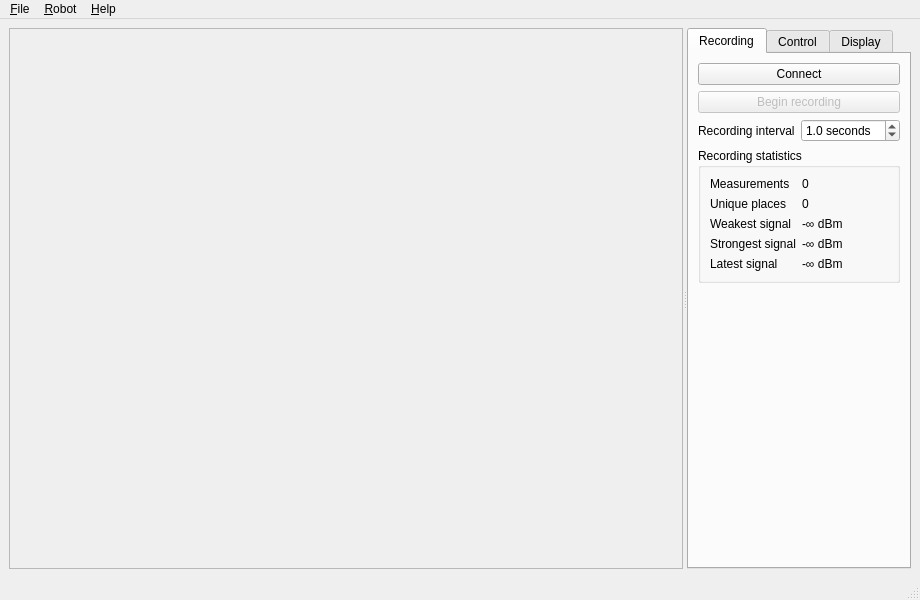
<?xml version="1.0" encoding="UTF-8"?>
<ui version="4.0">
 <class>ValeronoiWindow</class>
 <widget class="QMainWindow" name="ValeronoiWindow">
  <property name="geometry">
   <rect>
    <x>0</x>
    <y>0</y>
    <width>920</width>
    <height>600</height>
   </rect>
  </property>
  <property name="minimumSize">
   <size>
    <width>400</width>
    <height>0</height>
   </size>
  </property>
  <property name="windowTitle">
   <string>Valeronoi</string>
  </property>
  <widget class="QWidget" name="centralwidget">
   <layout class="QVBoxLayout" name="verticalLayout_3">
    <item>
     <widget class="QSplitter" name="splitter">
      <property name="orientation">
       <enum>Qt::Horizontal</enum>
      </property>
      <property name="childrenCollapsible">
       <bool>false</bool>
      </property>
      <widget class="QFrame" name="displayFrame">
       <property name="sizePolicy">
        <sizepolicy hsizetype="Preferred" vsizetype="Preferred">
         <horstretch>1</horstretch>
         <verstretch>0</verstretch>
        </sizepolicy>
       </property>
       <property name="frameShape">
        <enum>QFrame::StyledPanel</enum>
       </property>
       <property name="frameShadow">
        <enum>QFrame::Raised</enum>
       </property>
      </widget>
      <widget class="QWidget" name="layoutWidget">
       <layout class="QVBoxLayout" name="verticalLayout_2">
        <item>
         <widget class="QTabWidget" name="tabWidget">
          <property name="currentIndex">
           <number>0</number>
          </property>
          <widget class="QWidget" name="tabConnect">
           <attribute name="title">
            <string>Recording</string>
           </attribute>
           <layout class="QVBoxLayout" name="verticalLayout_5">
            <item>
             <widget class="QPushButton" name="connectToggle">
              <property name="statusTip">
               <string>Connect to/disconnect from the robot</string>
              </property>
              <property name="text">
               <string>Connect</string>
              </property>
             </widget>
            </item>
            <item>
             <widget class="QPushButton" name="recordingToggle">
              <property name="enabled">
               <bool>false</bool>
              </property>
              <property name="statusTip">
               <string>Begin/End recording data</string>
              </property>
              <property name="text">
               <string>Begin recording</string>
              </property>
             </widget>
            </item>
            <item>
             <layout class="QFormLayout" name="formLayout_2">
              <item row="0" column="0">
               <widget class="QLabel" name="label_2">
                <property name="text">
                 <string>Recording interval</string>
                </property>
               </widget>
              </item>
              <item row="0" column="1">
               <widget class="QDoubleSpinBox" name="recordingInterval">
                <property name="sizePolicy">
                 <sizepolicy hsizetype="MinimumExpanding" vsizetype="Fixed">
                  <horstretch>0</horstretch>
                  <verstretch>0</verstretch>
                 </sizepolicy>
                </property>
                <property name="statusTip">
                 <string>How often to request the WiFi signal</string>
                </property>
                <property name="suffix">
                 <string> seconds</string>
                </property>
                <property name="decimals">
                 <number>1</number>
                </property>
                <property name="minimum">
                 <double>0.200000000000000</double>
                </property>
                <property name="maximum">
                 <double>10.000000000000000</double>
                </property>
                <property name="singleStep">
                 <double>0.200000000000000</double>
                </property>
                <property name="value">
                 <double>1.000000000000000</double>
                </property>
               </widget>
              </item>
             </layout>
            </item>
            <item>
             <widget class="QGroupBox" name="groupBox">
              <property name="title">
               <string>Recording statistics</string>
              </property>
              <layout class="QVBoxLayout" name="verticalLayout">
               <item>
                <layout class="QGridLayout" name="gridLayout">
                 <item row="2" column="0">
                  <widget class="QLabel" name="label_8">
                   <property name="text">
                    <string>Weakest signal</string>
                   </property>
                  </widget>
                 </item>
                 <item row="1" column="1">
                  <widget class="QLabel" name="labelUniquePlaces">
                   <property name="text">
                    <string>0</string>
                   </property>
                  </widget>
                 </item>
                 <item row="0" column="1">
                  <widget class="QLabel" name="labelMeasurements">
                   <property name="text">
                    <string>0</string>
                   </property>
                  </widget>
                 </item>
                 <item row="1" column="0">
                  <widget class="QLabel" name="label_7">
                   <property name="text">
                    <string>Unique places</string>
                   </property>
                  </widget>
                 </item>
                 <item row="2" column="1">
                  <widget class="QLabel" name="labelWeakestSignal">
                   <property name="text">
                    <string>-∞ dBm</string>
                   </property>
                  </widget>
                 </item>
                 <item row="3" column="1">
                  <widget class="QLabel" name="labelStrongestSignal">
                   <property name="text">
                    <string>-∞ dBm</string>
                   </property>
                  </widget>
                 </item>
                 <item row="3" column="0">
                  <widget class="QLabel" name="label_9">
                   <property name="text">
                    <string>Strongest signal</string>
                   </property>
                  </widget>
                 </item>
                 <item row="0" column="0">
                  <widget class="QLabel" name="label_6">
                   <property name="text">
                    <string>Measurements</string>
                   </property>
                  </widget>
                 </item>
                 <item row="4" column="0">
                  <widget class="QLabel" name="label_10">
                   <property name="text">
                    <string>Latest signal</string>
                   </property>
                  </widget>
                 </item>
                 <item row="4" column="1">
                  <widget class="QLabel" name="labelLatestSignal">
                   <property name="text">
                    <string>-∞ dBm</string>
                   </property>
                  </widget>
                 </item>
                </layout>
               </item>
              </layout>
             </widget>
            </item>
            <item>
             <spacer name="verticalSpacer_2">
              <property name="orientation">
               <enum>Qt::Vertical</enum>
              </property>
              <property name="sizeHint" stdset="0">
               <size>
                <width>20</width>
                <height>40</height>
               </size>
              </property>
             </spacer>
            </item>
           </layout>
          </widget>
          <widget class="QWidget" name="tabControl">
           <attribute name="title">
            <string>Control</string>
           </attribute>
           <layout class="QVBoxLayout" name="verticalLayout_4">
            <item>
             <layout class="QGridLayout" name="gridLayout_2">
              <item row="0" column="0">
               <widget class="QPushButton" name="buttonClean">
                <property name="enabled">
                 <bool>false</bool>
                </property>
                <property name="statusTip">
                 <string>Start full cleanup</string>
                </property>
                <property name="text">
                 <string>Clean</string>
                </property>
               </widget>
              </item>
              <item row="0" column="1">
               <widget class="QPushButton" name="buttonPause">
                <property name="enabled">
                 <bool>false</bool>
                </property>
                <property name="statusTip">
                 <string>Pause robot</string>
                </property>
                <property name="text">
                 <string>Pause</string>
                </property>
               </widget>
              </item>
              <item row="1" column="0">
               <widget class="QPushButton" name="buttonStop">
                <property name="enabled">
                 <bool>false</bool>
                </property>
                <property name="statusTip">
                 <string>Stop robot</string>
                </property>
                <property name="text">
                 <string>Stop</string>
                </property>
               </widget>
              </item>
              <item row="1" column="1">
               <widget class="QPushButton" name="buttonHome">
                <property name="enabled">
                 <bool>false</bool>
                </property>
                <property name="statusTip">
                 <string>Go to dock</string>
                </property>
                <property name="text">
                 <string>Home</string>
                </property>
               </widget>
              </item>
              <item row="2" column="0">
               <widget class="QPushButton" name="buttonLocate">
                <property name="enabled">
                 <bool>false</bool>
                </property>
                <property name="statusTip">
                 <string>Locate robot</string>
                </property>
                <property name="text">
                 <string>Locate</string>
                </property>
               </widget>
              </item>
             </layout>
            </item>
            <item>
             <spacer name="verticalSpacer_3">
              <property name="orientation">
               <enum>Qt::Vertical</enum>
              </property>
              <property name="sizeHint" stdset="0">
               <size>
                <width>20</width>
                <height>40</height>
               </size>
              </property>
             </spacer>
            </item>
           </layout>
          </widget>
          <widget class="QWidget" name="tabDisplay">
           <attribute name="title">
            <string>Display</string>
           </attribute>
           <layout class="QVBoxLayout" name="verticalLayout_6">
            <item>
             <layout class="QFormLayout" name="formLayout">
              <item row="0" column="0">
               <widget class="QLabel" name="label_3">
                <property name="text">
                 <string>Mode</string>
                </property>
               </widget>
              </item>
              <item row="0" column="1">
               <widget class="QComboBox" name="displayMode">
                <property name="sizePolicy">
                 <sizepolicy hsizetype="Expanding" vsizetype="Fixed">
                  <horstretch>0</horstretch>
                  <verstretch>0</verstretch>
                 </sizepolicy>
                </property>
                <property name="statusTip">
                 <string>Data visualization</string>
                </property>
                <item>
                 <property name="text">
                  <string>Voronoi</string>
                 </property>
                </item>
                <item>
                 <property name="text">
                  <string>Measured points</string>
                 </property>
                </item>
                <item>
                 <property name="text">
                  <string>None</string>
                 </property>
                </item>
               </widget>
              </item>
              <item row="1" column="0">
               <widget class="QLabel" name="label">
                <property name="text">
                 <string>Colors</string>
                </property>
               </widget>
              </item>
              <item row="1" column="1">
               <widget class="QComboBox" name="displayColorMap">
                <property name="sizePolicy">
                 <sizepolicy hsizetype="Expanding" vsizetype="Fixed">
                  <horstretch>0</horstretch>
                  <verstretch>0</verstretch>
                 </sizepolicy>
                </property>
               </widget>
              </item>
              <item row="2" column="0">
               <widget class="QLabel" name="label_11">
                <property name="text">
                 <string>Simplify</string>
                </property>
               </widget>
              </item>
              <item row="2" column="1">
               <widget class="QSlider" name="simplifySlider">
                <property name="statusTip">
                 <string>Collapse data points that are close together</string>
                </property>
                <property name="minimum">
                 <number>1</number>
                </property>
                <property name="maximum">
                 <number>20</number>
                </property>
                <property name="pageStep">
                 <number>1</number>
                </property>
                <property name="tracking">
                 <bool>true</bool>
                </property>
                <property name="orientation">
                 <enum>Qt::Horizontal</enum>
                </property>
               </widget>
              </item>
             </layout>
            </item>
            <item>
             <widget class="QCheckBox" name="displayRestrictFloor">
              <property name="statusTip">
               <string>Draw data only on the floor</string>
              </property>
              <property name="text">
               <string>Restrict to floor</string>
              </property>
              <property name="checked">
               <bool>true</bool>
              </property>
             </widget>
            </item>
            <item>
             <widget class="QCheckBox" name="displayRestrictPath">
              <property name="statusTip">
               <string>Draw data only close to where the measurements were actually taken</string>
              </property>
              <property name="text">
               <string>Restrict to places</string>
              </property>
              <property name="checked">
               <bool>true</bool>
              </property>
             </widget>
            </item>
            <item>
             <widget class="QCheckBox" name="displayEntities">
              <property name="statusTip">
               <string>Display robot, docking station, path</string>
              </property>
              <property name="text">
               <string>Display entities</string>
              </property>
              <property name="checked">
               <bool>true</bool>
              </property>
             </widget>
            </item>
            <item>
             <layout class="QFormLayout" name="formLayout_3">
              <property name="formAlignment">
               <set>Qt::AlignLeading|Qt::AlignLeft|Qt::AlignVCenter</set>
              </property>
              <item row="0" column="0">
               <widget class="QLabel" name="label_4">
                <property name="text">
                 <string>Background color</string>
                </property>
               </widget>
              </item>
              <item row="0" column="1">
               <widget class="QPushButton" name="setBackgroundColor">
                <property name="statusTip">
                 <string>Select background color</string>
                </property>
                <property name="text">
                 <string>Set</string>
                </property>
               </widget>
              </item>
              <item row="1" column="0">
               <widget class="QLabel" name="label_5">
                <property name="text">
                 <string>Wall color</string>
                </property>
               </widget>
              </item>
              <item row="1" column="1">
               <widget class="QPushButton" name="setWallColor">
                <property name="statusTip">
                 <string>Select wall color</string>
                </property>
                <property name="text">
                 <string>Set</string>
                </property>
               </widget>
              </item>
              <item row="2" column="0">
               <widget class="QCheckBox" name="drawFloor">
                <property name="text">
                 <string>Draw Floor</string>
                </property>
               </widget>
              </item>
              <item row="2" column="1">
               <widget class="QPushButton" name="setFloorColor">
                <property name="statusTip">
                 <string>Select floor color</string>
                </property>
                <property name="text">
                 <string>Set</string>
                </property>
               </widget>
              </item>
             </layout>
            </item>
            <item>
             <widget class="QGroupBox" name="groupBox_2">
              <property name="title">
               <string>Advanced options</string>
              </property>
              <layout class="QVBoxLayout" name="verticalLayout_7">
               <item>
                <widget class="QCheckBox" name="useOpenGL">
                 <property name="statusTip">
                  <string>Use OpenGL to draw the map (may increase performance)</string>
                 </property>
                 <property name="text">
                  <string>Draw using OpenGL</string>
                 </property>
                </widget>
               </item>
               <item>
                <widget class="QCheckBox" name="antialiasing">
                 <property name="statusTip">
                  <string>Enable Antialiasing (smoother graphics, slower)</string>
                 </property>
                 <property name="text">
                  <string>Antialiasing</string>
                 </property>
                 <property name="checked">
                  <bool>true</bool>
                 </property>
                </widget>
               </item>
              </layout>
             </widget>
            </item>
            <item>
             <spacer name="verticalSpacer">
              <property name="orientation">
               <enum>Qt::Vertical</enum>
              </property>
              <property name="sizeHint" stdset="0">
               <size>
                <width>20</width>
                <height>40</height>
               </size>
              </property>
             </spacer>
            </item>
           </layout>
          </widget>
         </widget>
        </item>
       </layout>
      </widget>
     </widget>
    </item>
   </layout>
  </widget>
  <widget class="QMenuBar" name="menubar">
   <property name="geometry">
    <rect>
     <x>0</x>
     <y>0</y>
     <width>920</width>
     <height>30</height>
    </rect>
   </property>
   <widget class="QMenu" name="menu_File">
    <property name="title">
     <string>&amp;File</string>
    </property>
    <widget class="QMenu" name="menu_Export">
     <property name="title">
      <string>&amp;Export</string>
     </property>
     <addaction name="actionExportAsImage"/>
     <addaction name="actionExportAsSVG"/>
    </widget>
    <addaction name="actionNew"/>
    <addaction name="actionOpen"/>
    <addaction name="actionSave"/>
    <addaction name="actionSaveAs"/>
    <addaction name="separator"/>
    <addaction name="menu_Export"/>
    <addaction name="separator"/>
    <addaction name="actionSettings"/>
    <addaction name="separator"/>
    <addaction name="actionQuit"/>
   </widget>
   <widget class="QMenu" name="menu_Help">
    <property name="title">
     <string>&amp;Help</string>
    </property>
    <addaction name="actionCheckForUpdates"/>
    <addaction name="separator"/>
    <addaction name="actionAbout"/>
   </widget>
   <widget class="QMenu" name="menu_Robot">
    <property name="title">
     <string>&amp;Robot</string>
    </property>
    <addaction name="actionRobotManager"/>
   </widget>
   <addaction name="menu_File"/>
   <addaction name="menu_Robot"/>
   <addaction name="menu_Help"/>
  </widget>
  <widget class="QStatusBar" name="statusBar"/>
  <action name="actionOpen">
   <property name="text">
    <string>&amp;Open</string>
   </property>
   <property name="statusTip">
    <string>Open an existing file</string>
   </property>
   <property name="shortcut">
    <string>Ctrl+O</string>
   </property>
  </action>
  <action name="actionSave">
   <property name="text">
    <string>&amp;Save</string>
   </property>
   <property name="statusTip">
    <string>Save the current file</string>
   </property>
   <property name="shortcut">
    <string>Ctrl+S</string>
   </property>
  </action>
  <action name="actionSaveAs">
   <property name="text">
    <string>Save &amp;As...</string>
   </property>
   <property name="statusTip">
    <string>Save file as new file</string>
   </property>
   <property name="shortcut">
    <string>Ctrl+Shift+S</string>
   </property>
  </action>
  <action name="actionNew">
   <property name="text">
    <string>&amp;New</string>
   </property>
   <property name="statusTip">
    <string>Create a new file</string>
   </property>
   <property name="shortcut">
    <string>Ctrl+N</string>
   </property>
  </action>
  <action name="actionQuit">
   <property name="text">
    <string>&amp;Quit</string>
   </property>
   <property name="statusTip">
    <string>Exit the application</string>
   </property>
   <property name="shortcut">
    <string>Ctrl+Q</string>
   </property>
  </action>
  <action name="actionAbout">
   <property name="text">
    <string>&amp;About</string>
   </property>
   <property name="statusTip">
    <string/>
   </property>
  </action>
  <action name="actionRobotManager">
   <property name="text">
    <string>&amp;Setup</string>
   </property>
   <property name="statusTip">
    <string>Setup Robot connection</string>
   </property>
   <property name="shortcut">
    <string>Ctrl+Shift+D</string>
   </property>
  </action>
  <action name="actionExportAsSVG">
   <property name="text">
    <string>Current view as &amp;SVG</string>
   </property>
   <property name="shortcut">
    <string>Ctrl+Shift+E</string>
   </property>
  </action>
  <action name="actionHTTPLog">
   <property name="enabled">
    <bool>false</bool>
   </property>
   <property name="text">
    <string>&amp;HTTP Log</string>
   </property>
   <property name="shortcut">
    <string>Ctrl+Shift+H</string>
   </property>
  </action>
  <action name="actionCheckForUpdates">
   <property name="text">
    <string>Check for updates</string>
   </property>
   <property name="statusTip">
    <string>Check for new updates</string>
   </property>
  </action>
  <action name="actionAboutQt">
   <property name="text">
    <string>About Qt</string>
   </property>
  </action>
  <action name="actionSettings">
   <property name="text">
    <string>Settings</string>
   </property>
   <property name="statusTip">
    <string>Configure application settings</string>
   </property>
   <property name="shortcut">
    <string>Ctrl+,</string>
   </property>
  </action>
  <action name="actionExportAsImage">
   <property name="text">
    <string>Current view as &amp;rastered image</string>
   </property>
   <property name="shortcut">
    <string>Ctrl+Shift+R</string>
   </property>
  </action>
 </widget>
 <resources/>
 <connections/>
</ui>
